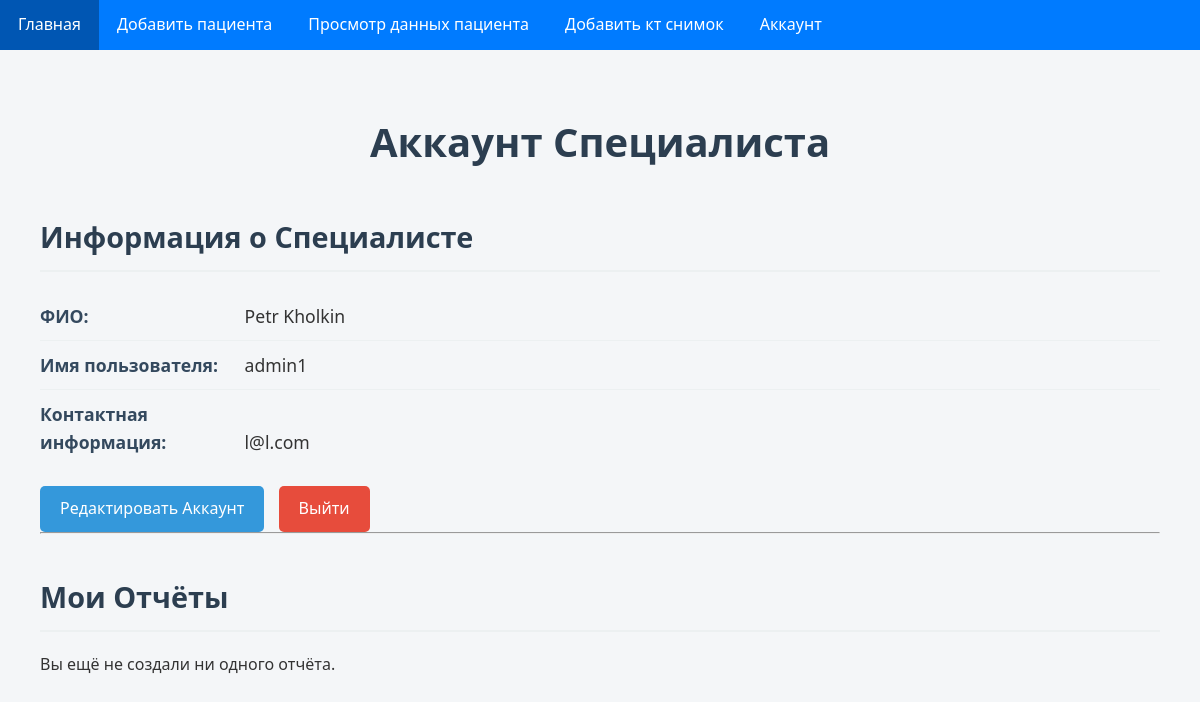
Page /account.php (signed in) on the committed database.
### tables this page shows
CREATE TABLE `specialists` (
  `specialist_id` int(11) NOT NULL,
  `user_id` int(11) NOT NULL,
  `full_name` varchar(100) NOT NULL,
  `specialization` varchar(100) DEFAULT NULL,
  `contact_info` varchar(255) DEFAULT NULL
);

CREATE TABLE `users` (
  `user_id` int(11) NOT NULL,
  `username` varchar(50) NOT NULL,
  `password_hash` varchar(255) NOT NULL
);

### account.php (the view, shortened to what this page needs)
<?php
require_once __DIR__ . '/boot.php';
function getSpecialistInfo($pdo, $user_id) {
    $stmt = $pdo->prepare("SELECT s.specialist_id, s.full_name, s.contact_info, u.username
                           FROM specialists s
                           JOIN users u ON s.user_id = u.user_id
                           WHERE u.user_id = :uid");
    $stmt->execute([':uid' => $user_id]);
    return $stmt->fetch(PDO::FETCH_ASSOC);
}
function getSpecialistReports($pdo, $specialist_id) {
    $stmt = $pdo->prepare("SELECT r.report_id, r.report_text, r.report_date, c.ct_name, p.full_name
                           FROM reports r
                           JOIN ct_images c ON r.image_id = c.image_id
                           JOIN patients p ON c.patient_id = p.patient_id
                           WHERE r.specialist_id = :sid
                           ORDER BY r.report_date DESC");
    $stmt->execute([':sid' => $specialist_id]);
    return $stmt->fetchAll(PDO::FETCH_ASSOC);
}
$user_id = $_SESSION['user_id'];
$specialist = getSpecialistInfo($pdo, $user_id);
$reports = getSpecialistReports($pdo, $specialist['specialist_id']);
?>
<!DOCTYPE html>
<html lang="ru">
<head>
    <link rel="stylesheet" href="css/style.css">
    <link rel="stylesheet" href="css/account.css">
</head>
<body>
    <header>
        <nav>
            <ul>
                <li><a href="tables.php">Главная</a></li>
                <li><a href="add_patient.php">Добавить пациента</a></li>
                <li><a href="edit_patient.php">Просмотр данных пациента</a></li>
                <li><a href="add_ct_image.php">Добавить кт снимок</a></li>
                <li><a href="account.php">Аккаунт</a></li>
            </ul>
        </nav>
    </header>
    <main>
        <div class="container">
            <h1>Аккаунт Специалиста</h1>
            <section class="profile-section">
                <h2>Информация о Специалисте</h2>
                <ul>
                    <li><strong>ФИО:</strong> <?= htmlspecialchars($specialist['full_name']) ?></li>
                    <li><strong>Имя пользователя:</strong> <?= htmlspecialchars($specialist['username']) ?></li>
                    <li><strong>Контактная информация:</strong> <?= nl2br(htmlspecialchars($specialist['contact_info'])) ?></li>
                </ul>
                <a href="edit_account.php" class="btn">Редактировать Аккаунт</a>
                <a href="do_logout.php" class="btn delete-btn">Выйти</a>
            </section>
            <hr>
            <section class="reports-section">
                <h2>Мои Отчёты</h2>
                <?php if (!empty($reports)): ?>
                    <table>
                        <thead>
                            <tr>
                                <th>ID Отчёта</th>
                                <th>Пациент</th>
                                <th>КТ-снимок</th>
                                <th>Описание</th>
                                <th>Дата Создания</th>
                                <th>Действия</th>
                            </tr>
                        </thead>
                        <tbody>
                            <?php foreach ($reports as $report): ?>
                                <tr>
                                    <td><?= htmlspecialchars($report['report_id']) ?></td>
                                    <td><?= htmlspecialchars($report['full_name']) ?></td>
                                    <td><?= htmlspecialchars($report['ct_name'] ?: 'Без названия') ?></td>
                                    <td><?= htmlspecialchars(explode(' ', trim($report['report_text']))[0] ?? '') ?></td>
                                    <td><?= htmlspecialchars($report['report_date']) ?></td>
                                    <td>
                                        <a href="view_report.php?report_id=<?= $report['report_id'] ?>" class="btn">Просмотреть</a>
                                        <a href="edit_report.php?report_id=<?= $report['report_id'] ?>" class="btn">Изменить</a>
                                        <form action="delete_report.php" method="post" style="display:inline;" onsubmit="return confirm('Вы уверены, что хотите удалить этот отчёт?');">
                                            <input type="hidden" name="report_id" value="<?= $report['report_id'] ?>">
                                            <input type="hidden" name="csrf_token" value="<?= $_SESSION['csrf_token'] ?>">
                                            <button type="submit" class="btn delete-btn">Удалить</button>
                                        </form>
                                    </td>
                                </tr>
                            <?php endforeach; ?>
                        </tbody>
                    </table>
                <?php else: ?>
                    <p>Вы ещё не создали ни одного отчёта.</p>
                <?php endif; ?>
            </section>
        </div>
    </main>
</body>
</html>

### css/style.css (style rules this page uses)
* { margin: 0; padding: 0; box-sizing: border-box; }
body { font-family: Arial, sans-serif; background-color: #f9f9f9; }
header { background-color: #007bff; }
header nav ul { list-style: none; display: flex; margin: 0; padding: 0; }
header nav ul li a { display: block; padding: 12px 18px; text-decoration: none; color: #fff; }
main { padding: 20px; }

### css/account.css (style rules this page uses)
* { box-sizing: border-box; margin: 0; padding: 0; }
body { font-family: 'Segoe UI', Tahoma, Geneva, Verdana, sans-serif; background-color: #f4f6f8; color: #333; line-height: 1.6; }
.container { max-width: 1200px; margin: 0 auto; padding: 20px; }
h1, h2, h3 { margin-bottom: 20px; color: #2c3e50; }
h1 { font-size: 2.5em; text-align: center; margin-top: 20px; }
h2 { font-size: 1.8em; border-bottom: 2px solid #ecf0f1; padding-bottom: 10px; margin-top: 40px; }
.profile-section ul { list-style: none; margin-top: 10px; }
.profile-section li { padding: 10px 0; border-bottom: 1px solid #ecf0f1; font-size: 1.1em; }
.profile-section li:last-child { border-bottom: none; }
.profile-section strong { display: inline-block; width: 200px; color: #34495e; }
.btn { display: inline-block; padding: 10px 20px; margin-top: 20px; margin-right: 10px; background-color: #3498db; color: #fff; text-decoration: none; border-radius: 5px; transition: background-color 0.3s ease; font-size: 1em; cursor: pointer; }
.delete-btn { background-color: #e74c3c; }

### rows in the picture
specialists: full_name "Petr Kholkin", user.username "admin1", contact_info "l@l.com"
